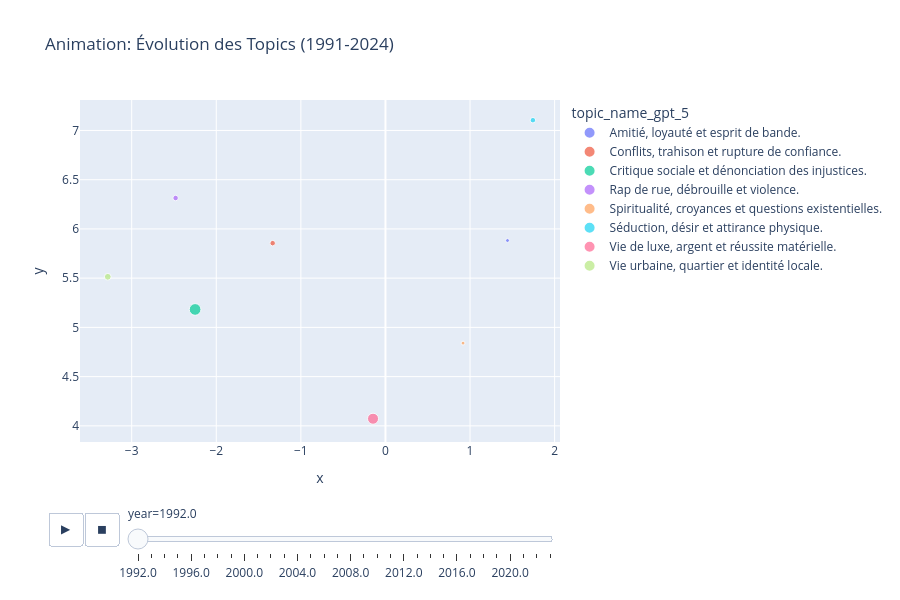

Notebook source saved alongside this figure:
### Code cell
def visualize_topic_animation(merged, year_column='year'):
    """
    Animated bubble chart showing topic evolution
    """

    # Get topic data
    
    # Group by year and topic
    topic_year = (
        merged.groupby(['year', 'topic_name_gpt_5'])
        .size()
        .reset_index(name='count')
    )

    # Get UMAP coordinates for each topic centroid
    # (This gives X, Y position for visualization)
    topic_coords = merged.groupby('topic_name_gpt_5')[['x', 'y']].mean().reset_index()

    topic_year = topic_year.merge(topic_coords, on='topic_name_gpt_5')

    # Create animated scatter
    fig = px.scatter(
        topic_year,
        x='x',
        y='y',
        size='count',
        color='topic_name_gpt_5',
        animation_frame='year',
        title='Animation: Évolution des Topics (1991-2024)',
        labels={'count': 'Nombre de Chansons'},
        size_max=50
    )

    fig.update_layout(height=600)
    fig.write_html('topic_animation.html')
    fig.show()

    return topic_year

visualize_topic_animation(merged[(merged.year > 1991) & (merged.year < 2024)], year_column='year')

### Figure 1 — Plotly figure (JSON) as saved in the notebook; plotly's stock layout.template omitted (floating-point values rounded to 4 significant figures)
{"data": [{"hovertemplate": "topic_name_gpt_5=Amitié, loyauté et esprit de bande.<br>year=1992.0<br>x=%{x}<br>y=%{y}<br>Nombre de Chansons=%{marker.size}<extra></extra>", "legendgroup": "Amitié, loyauté et esprit de bande.", "marker": {"color": "#636efa", "size": [1], "sizemode": "area", "sizeref": 0.1312, "symbol": "circle"}, "mode": "markers", "name": "Amitié, loyauté et esprit de bande.", "orientation": "v", "showlegend": true, "type": "scatter", "x": [1.443], "xaxis": "x", "y": [5.882], "yaxis": "y"}, {"hovertemplate": "topic_name_gpt_5=Conflits, trahison et rupture de confiance.<br>year=1992.0<br>x=%{x}<br>y=%{y}<br>Nombre de Chansons=%{marker.size}<extra></extra>", "legendgroup": "Conflits, trahison et rupture de confiance.", "marker": {"color": "#EF553B", "size": [2], "sizemode": "area", "sizeref": 0.1312, "symbol": "circle"}, "mode": "markers", "name": "Conflits, trahison et rupture de confiance.", "orientation": "v", "showlegend": true, "type": "scatter", "x": [-1.333], "xaxis": "x", "y": [5.855], "yaxis": "y"}, {"hovertemplate": "topic_name_gpt_5=Critique sociale et dénonciation des injustices.<br>year=1992.0<br>x=%{x}<br>y=%{y}<br>Nombre de Chansons=%{marker.size}<extra></extra>", "legendgroup": "Critique sociale et dénonciation des injustices.", "marker": {"color": "#00cc96", "size": [9], "sizemode": "area", "sizeref": 0.1312, "symbol": "circle"}, "mode": "markers", "name": "Critique sociale et dénonciation des injustices.", "orientation": "v", "showlegend": true, "type": "scatter", "x": [-2.25], "xaxis": "x", "y": [5.182], "yaxis": "y"}, {"hovertemplate": "topic_name_gpt_5=Rap de rue, débrouille et violence.<br>year=1992.0<br>x=%{x}<br>y=%{y}<br>Nombre de Chansons=%{marker.size}<extra></extra>", "legendgroup": "Rap de rue, débrouille et violence.", "marker": {"color": "#ab63fa", "size": [2], "sizemode": "area", "sizeref": 0.1312, "symbol": "circle"}, "mode": "markers", "name": "Rap de rue, débrouille et violence.", "orientation": "v", "showlegend": true, "type": "scatter", "x": [-2.481], "xaxis": "x", "y": [6.314], "yaxis": "y"}, {"hovertemplate": "topic_name_gpt_5=Spiritualité, croyances et questions existentielles.<br>year=1992.0<br>x=%{x}<br>y=%{y}<br>Nombre de Chansons=%{marker.size}<extra></extra>", "legendgroup": "Spiritualité, croyances et questions existentielles.", "marker": {"color": "#FFA15A", "size": [1], "sizemode": "area", "sizeref": 0.1312, "symbol": "circle"}, "mode": "markers", "name": "Spiritualité, croyances et questions existentielles.", "orientation": "v", "showlegend": true, "type": "scatter", "x": [0.9172], "xaxis": "x", "y": [4.84], "yaxis": "y"}, {"hovertemplate": "topic_name_gpt_5=Séduction, désir et attirance physique.<br>year=1992.0<br>x=%{x}<br>y=%{y}<br>Nombre de Chansons=%{marker.size}<extra></extra>", "legendgroup": "Séduction, désir et attirance physique.", "marker": {"color": "#19d3f3", "size": [2], "sizemode": "area", "sizeref": 0.1312, "symbol": "circle"}, "mode": "markers", "name": "Séduction, désir et attirance physique.", "orientation": "v", "showlegend": true, "type": "scatter", "x": [1.743], "xaxis": "x", "y": [7.104], "yaxis": "y"}, {"hovertemplate": "topic_name_gpt_5=Vie de luxe, argent et réussite matérielle.<br>year=1992.0<br>x=%{x}<br>y=%{y}<br>Nombre de Chansons=%{marker.size}<extra></extra>", "legendgroup": "Vie de luxe, argent et réussite matérielle.", "marker": {"color": "#FF6692", "size": [8], "sizemode": "area", "sizeref": 0.1312, "symbol": "circle"}, "mode": "markers", "name": "Vie de luxe, argent et réussite matérielle.", "orientation": "v", "showlegend": true, "type": "scatter", "x": [-0.1468], "xaxis": "x", "y": [4.072], "yaxis": "y"}, {"hovertemplate": "topic_name_gpt_5=Vie urbaine, quartier et identité locale.<br>year=1992.0<br>x=%{x}<br>y=%{y}<br>Nombre de Chansons=%{marker.size}<extra></extra>", "legendgroup": "Vie urbaine, quartier et identité locale.", "marker": {"color": "#B6E880", "size": [3], "sizemode": "area", "sizeref": 0.1312, "symbol": "circle"}, "mode": "markers", "name": "Vie urbaine, quartier et identité locale.", "orientation": "v", "showlegend": true, "type": "scatter", "x": [-3.283], "xaxis": "x", "y": [5.514], "yaxis": "y"}], "layout": {"height": 600, "legend": {"itemsizing": "constant", "title": {"text": "topic_name_gpt_5"}, "tracegroupgap": 0}, "sliders": [{"active": 0, "currentvalue": {"prefix": "year="}, "len": 0.9, "pad": {"b": 10, "t": 60}, "steps": [{"args": [["1992.0"], {"frame": {"duration": 0, "redraw": false}, "fromcurrent": true, "mode": "immediate", "transition": {"duration": 0, "easing": "linear"}}], "label": "1992.0", "method": "animate"}, {"args": [["1993.0"], {"frame": {"duration": 0, "redraw": false}, "fromcurrent": true, "mode": "immediate", "transition": {"duration": 0, "easing": "linear"}}], "label": "1993.0", "method": "animate"}, {"args": [["1994.0"], {"frame": {"duration": 0, "redraw": false}, "fromcurrent": true, "mode": "immediate", "transition": {"duration": 0, "easing": "linear"}}], "label": "1994.0", "method": "animate"}, {"args": [["1995.0"], {"frame": {"duration": 0, "redraw": false}, "fromcurrent": true, "mode": "immediate", "transition": {"duration": 0, "easing": "linear"}}], "label": "1995.0", "method": "animate"}, {"args": [["1996.0"], {"frame": {"duration": 0, "redraw": false}, "fromcurrent": true, "mode": "immediate", "transition": {"duration": 0, "easing": "linear"}}], "label": "1996.0", "method": "animate"}, {"args": [["1997.0"], {"frame": {"duration": 0, "redraw": false}, "fromcurrent": true, "mode": "immediate", "transition": {"duration": 0, "easing": "linear"}}], "label": "1997.0", "method": "animate"}, {"args": [["1998.0"], {"frame": {"duration": 0, "redraw": false}, "fromcurrent": true, "mode": "immediate", "transition": {"duration": 0, "easing": "linear"}}], "label": "1998.0", "method": "animate"}, {"args": [["1999.0"], {"frame": {"duration": 0, "redraw": false}, "fromcurrent": true, "mode": "immediate", "transition": {"duration": 0, "easing": "linear"}}], "label": "1999.0", "method": "animate"}, {"args": [["2000.0"], {"frame": {"duration": 0, "redraw": false}, "fromcurrent": true, "mode": "immediate", "transition": {"duration": 0, "easing": "linear"}}], "label": "2000.0", "method": "animate"}, {"args": [["2001.0"], {"frame": {"duration": 0, "redraw": false}, "fromcurrent": true, "mode": "immediate", "transition": {"duration": 0, "easing": "linear"}}], "label": "2001.0", "method": "animate"}, {"args": [["2002.0"], {"frame": {"duration": 0, "redraw": false}, "fromcurrent": true, "mode": "immediate", "transition": {"duration": 0, "easing": "linear"}}], "label": "2002.0", "method": "animate"}, {"args": [["2003.0"], {"frame": {"duration": 0, "redraw": false}, "fromcurrent": true, "mode": "immediate", "transition": {"duration": 0, "easing": "linear"}}], "label": "2003.0", "method": "animate"}, {"args": [["2004.0"], {"frame": {"duration": 0, "redraw": false}, "fromcurrent": true, "mode": "immediate", "transition": {"duration": 0, "easing": "linear"}}], "label": "2004.0", "method": "animate"}, {"args": [["2005.0"], {"frame": {"duration": 0, "redraw": false}, "fromcurrent": true, "mode": "immediate", "transition": {"duration": 0, "easing": "linear"}}], "label": "2005.0", "method": "animate"}, {"args": [["2006.0"], {"frame": {"duration": 0, "redraw": false}, "fromcurrent": true, "mode": "immediate", "transition": {"duration": 0, "easing": "linear"}}], "label": "2006.0", "method": "animate"}, {"args": [["2007.0"], {"frame": {"duration": 0, "redraw": false}, "fromcurrent": true, "mode": "immediate", "transition": {"duration": 0, "easing": "linear"}}], "label": "2007.0", "method": "animate"}, {"args": [["2008.0"], {"frame": {"duration": 0, "redraw": false}, "fromcurrent": true, "mode": "immediate", "transition": {"duration": 0, "easing": "linear"}}], "label": "2008.0", "method": "animate"}, {"args": [["2009.0"], {"frame": {"duration": 0, "redraw": false}, "fromcurrent": true, "mode": "immediate", "transition": {"duration": 0, "easing": "linear"}}], "label": "2009.0", "method": "animate"}, {"args": [["2010.0"], {"frame": {"duration": 0, "redraw": false}, "fromcurrent": true, "mode": "immediate", "transition": {"duration": 0, "easing": "linear"}}], "label": "2010.0", "method": "animate"}, {"args": [["2011.0"], {"frame": {"duration": 0, "redraw": false}, "fromcurrent": true, "mode": "immediate", "transition": {"duration": 0, "easing": "linear"}}], "label": "2011.0", "method": "animate"}, {"args": [["2012.0"], {"frame": {"duration": 0, "redraw": false}, "fromcurrent": true, "mode": "immediate", "transition": {"duration": 0, "easing": "linear"}}], "label": "2012.0", "method": "animate"}, {"args": [["2013.0"], {"frame": {"duration": 0, "redraw": false}, "fromcurrent": true, "mode": "immediate", "transition": {"duration": 0, "easing": "linear"}}], "label": "2013.0", "method": "animate"}, {"args": [["2014.0"], {"frame": {"duration": 0, "redraw": false}, "fromcurrent": true, "mode": "immediate", "transition": {"duration": 0, "easing": "linear"}}], "label": "2014.0", "method": "animate"}, {"args": [["2015.0"], {"frame": {"duration": 0, "redraw": false}, "fromcurrent": true, "mode": "immediate", "transition": {"duration": 0, "easing": "linear"}}], "label": "2015.0", "method": "animate"}, {"args": [["2016.0"], {"frame": {"duration": 0, "redraw": false}, "fromcurrent": true, "mode": "immediate", "transition": {"duration": 0, "easing": "linear"}}], "label": "2016.0", "method": "animate"}, {"args": [["2017.0"], {"frame": {"duration": 0, "redraw": false}, "fromcurrent": true, "mode": "immediate", "transition": {"duration": 0, "easing": "linear"}}], "label": "2017.0", "method": "animate"}, {"args": [["2018.0"], {"frame": {"duration": 0, "redraw": false}, "fromcurrent": true, "mode": "immediate", "transition": {"duration": 0, "easing": "linear"}}], "label": "2018.0", "method": "animate"}, {"args": [["2019.0"], {"frame": {"duration": 0, "redraw": false}, "fromcurrent": true, "mode": "immediate", "transition": {"duration": 0, "easing": "linear"}}], "label": "2019.0", "method": "animate"}, {"args": [["2020.0"], {"frame": {"duration": 0, "redraw": false}, "fromcurrent": true, "mode": "immediate", "transition": {"duration": 0, "easing": "linear"}}], "label": "2020.0", "method": "animate"}, {"args": [["2021.0"], {"frame": {"duration": 0, "redraw": false}, "fromcurrent": true, "mode": "immediate", "transition": {"duration": 0, "easing": "linear"}}], "label": "2021.0", "method": "animate"}, {"args": [["2022.0"], {"frame": {"duration": 0, "redraw": false}, "fromcurrent": true, "mode": "immediate", "transition": {"duration": 0, "easing": "linear"}}], "label": "2022.0", "method": "animate"}, {"args": [["2023.0"], {"frame": {"duration": 0, "redraw": false}, "fromcurrent": true, "mode": "immediate", "transition": {"duration": 0, "easing": "linear"}}], "label": "2023.0", "method": "animate"}], "x": 0.1, "xanchor": "left", "y": 0, "yanchor": "top"}], "title": {"text": "Animation: Évolution des Topics (1991-2024)"}, "updatemenus": [{"buttons": [{"args": [null, {"frame": {"duration": 500, "redraw": false}, "fromcurrent": true, "mode": "immediate", "transition": {"duration": 500, "easing": "linear"}}], "label": "&#9654;", "method": "animate"}, {"args": [[null], {"frame": {"duration": 0, "redraw": false}, "fromcurrent": true, "mode": "immediate", "transition": {"duration": 0, "easing": "linear"}}], "label": "&#9724;", "method": "animate"}], "direction": "left", "pad": {"r": 10, "t": 70}, "showactive": false, "type": "buttons", "x": 0.1, "xanchor": "right", "y": 0, "yanchor": "top"}], "xaxis": {"anchor": "y", "domain": [0, 1], "title": {"text": "x"}}, "yaxis": {"anchor": "x", "domain": [0, 1], "title": {"text": "y"}}}}
